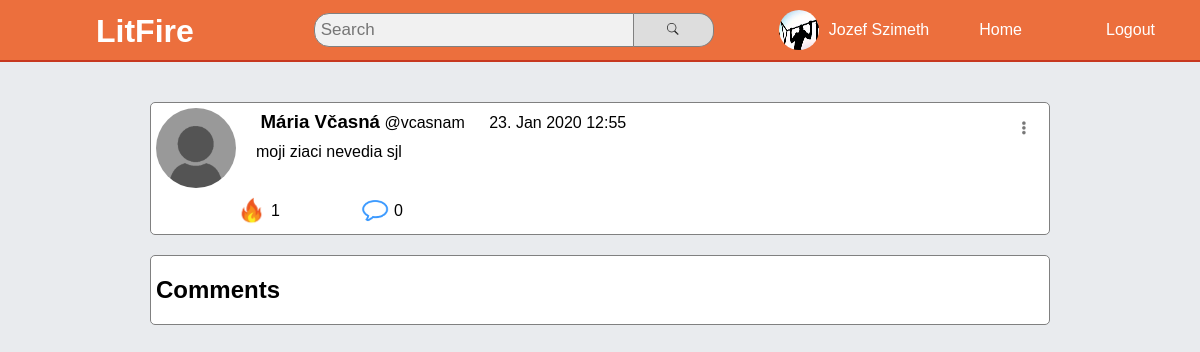
Before: /site/post/vcasnam-f5f82263-29b0-4e78-b690-491ada9e5240/ (signed in) with the older database file.
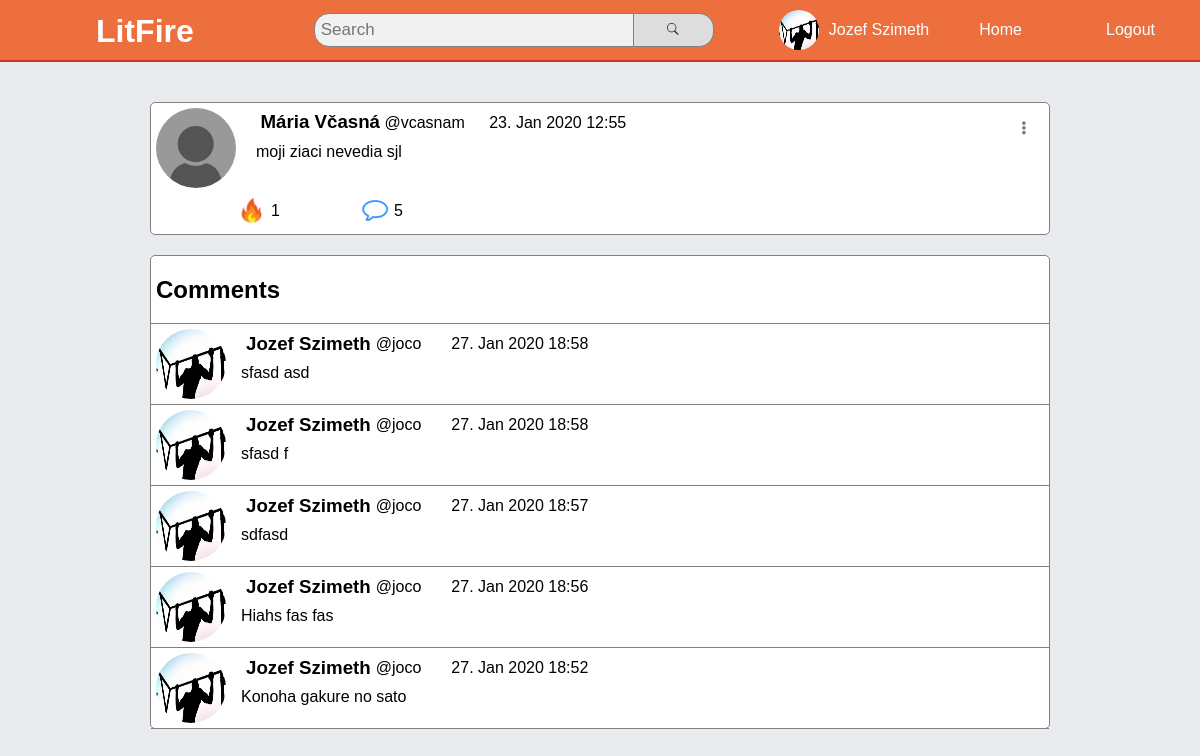
After: the same page with the newer database file.
### comments/models.py (models this page shows, shortened)
class Comment(models.Model):
    user = models.ForeignKey(settings.AUTH_USER_MODEL, on_delete=models.CASCADE)
    post = models.ForeignKey(StatusPost, on_delete=models.CASCADE)
    text = models.TextField(max_length=250, null=False, blank=False)
    time = models.DateTimeField(auto_now_add=True)

### account/models.py (models this page shows, shortened)
class Account(AbstractBaseUser):
    email        = models.EmailField(verbose_name="email", max_length=60, unique=True)
    username     = models.CharField(max_length=30, unique=True)
    date_joined  = models.DateTimeField(verbose_name="date joined", auto_now_add=True)
    last_login   = models.DateTimeField(verbose_name="last login", auto_now=True)
    is_admin     = models.BooleanField(default=False)
    is_active    = models.BooleanField(default=True)
    is_staff     = models.BooleanField(default=False)
    is_superuser = models.BooleanField(default=False)
    full_name     = models.CharField(max_length=60)
    date_of_birth = models.DateField(verbose_name="birth date", editable=True, blank=True, null=True)
    profile_picture = models.ImageField(upload_to=upload_profile_location, blank=True, default='default_images/default_profile.png')
    banner_picture = models.ImageField(upload_to=upload_banner_location, blank=True, default='default_images/default_banner.png')
    residency = models.CharField(max_length=85, blank=True)
    about = models.TextField(blank=True)
    followers = models.ManyToManyField(settings.AUTH_USER_MODEL, related_name="followers_users", symmetrical=False, blank=True)
    following = models.ManyToManyField(settings.AUTH_USER_MODEL, related_name="followed_users", symmetrical=False, blank=True)
    GENDER_CHOICES = (
        ('M', 'Male'),
        ('F', 'Female'),
        ('E', 'Something else')
    )
    gender = models.CharField(max_length=1, choices=GENDER_CHOICES, blank=True)
    USERNAME_FIELD = "email"
    REQUIRED_FIELDS = ["username", "full_name"]
    objects = MyAccountManager()

### media/views.py (the view)
# urls.py: path('post/<slug:slug>/', post_view, name='post'),
@login_required()
def post_view(request, slug):
    context = {
        "slug": slug,
        "token": Token.objects.get(user=request.user)
    }
    try:
        post = StatusPost.objects.get(slug=slug)
        context["post"] = post
        context["comments"] = commentCount(post)
        context["commentContent"] = getComments(post)
    except StatusPost.DoesNotExist:
        return HttpResponseNotFound("Something went wrong, post cannot be opened.")
    return render(request, 'media/post_page.html', context)

### media/views.py (called while the page is built)
def commentCount(posts):
    if isinstance(posts, QuerySet):
        list_of_values = []
        for post in posts:
            comments = Comment.objects.filter(post=post)
            list_of_values.append(len(comments))
        return list_of_values
    comments = Comment.objects.filter(post=posts)
    return len(comments)

def getComments(post):
    comments = Comment.objects.filter(post=post)
    return comments.order_by('-time')

### media/templates/media/post_page.html (shortened to what this page needs)
{% extends "media/base.html" %}
{% block content %}
    <div class="content-container">
        {% include "media/post.html" %}
        <div class="comments">
            <h2>Comments</h2>
            {% for comment in commentContent %}
                <div class="comment-body">
                    <div class="comment-head">
                        <img src="{{ comment.user.profile_picture.url }}" alt="user-profile-picture" class="comment-profile-pic">
                        <div class="flexor">
                            <a href="{% url 'profile' comment.user.username %}">
                                <h3>{{ comment.user.full_name }}</h3>
                            </a>
                            <p style="margin-left: 5px;">@{{ comment.user.username}}</p>
                            <p style="margin-left: 30px;">{{ comment.time|date:"j. M Y H:i" }}</p>
                        </div>
                    </div>
                    <p class="comment-text">{{ comment.text }}</p>
                </div>
            {% endfor %}
        </div>
    </div>
{% endblock content %}

### media/templates/media/post.html (shortened to what this page needs)
{% load static %}
{% load array_access %}
<div class="post">
    <div class="post-header">
        <a href="{% url 'profile' post.author.username %}">
            <img src="{{post.author.profile_picture.url}}" alt="userProfile" class="profile-on-post">
        </a>
        <div class="post-user-info">
            <a href="{% url 'profile' post.author.username %}">
                <h3 class="full-name">{{ post.author.full_name }}</h3>
            </a>
            <p>@{{post.author.username}}</p>
            <p class="post-date">{{ post.date_posted|date:"j. M Y H:i" }}</p>
        </div>
        <div class="status-options-container">
            <img src="{% static 'media/images/options.png' %}" class="options-button-img" alt="options">
        </div>
    </div>
    <div class="post-body">
        <p>{{post.text}}</p>
    </div>
    <div class="post-footer">
        <div id="like-button" class="like-button">
            {% if request.user in post.likes.all %}
                <img src="{% static 'media/images/fire-up-lit-logo.png' %}" class="clickablepart" alt="fire-up">
            {% else %}
            <img src="{% static 'media/images/fire-up-none-logo.png' %}" class="clickablepart" alt="fire-up">
            {% endif %}
            <p class="number-of-likes">{{ post.likes.all|length }}</p>
        </div>
        <div class="comment-button">
            <img src="{% static 'media/images/comment-icon.png' %}" alt="comment-icon" class="comment-icon">
            {% if not i == None %}
                <p class="number-of-comments">{{ comments|indexOf:i }}</p>
            {% else %}
                <p class="number-of-comments">{{ comments }}</p>
            {% endif %}
        </div>
    </div>
</div>

Changed rows visible on the page:
added Comment: user.profile_picture (picture), user.full_name "Jozef Szimeth", user.username "joco", time "27. Jan 2020 18:58", text "sfasd asd"
added Comment: user.profile_picture (picture), user.full_name "Jozef Szimeth", user.username "joco", time "27. Jan 2020 18:58", text "sfasd f"
added Comment: user.profile_picture (picture), user.full_name "Jozef Szimeth", user.username "joco", time "27. Jan 2020 18:57", text "sdfasd"
added Comment: user.profile_picture (picture), user.full_name "Jozef Szimeth", user.username "joco", time "27. Jan 2020 18:56", text "Hiahs fas fas"
added Comment: user.profile_picture (picture), user.full_name "Jozef Szimeth", user.username "joco", time "27. Jan 2020 18:52", text "Konoha gakure no sato"
Other visible differences:
{{ comments }}: "0" → "5"
